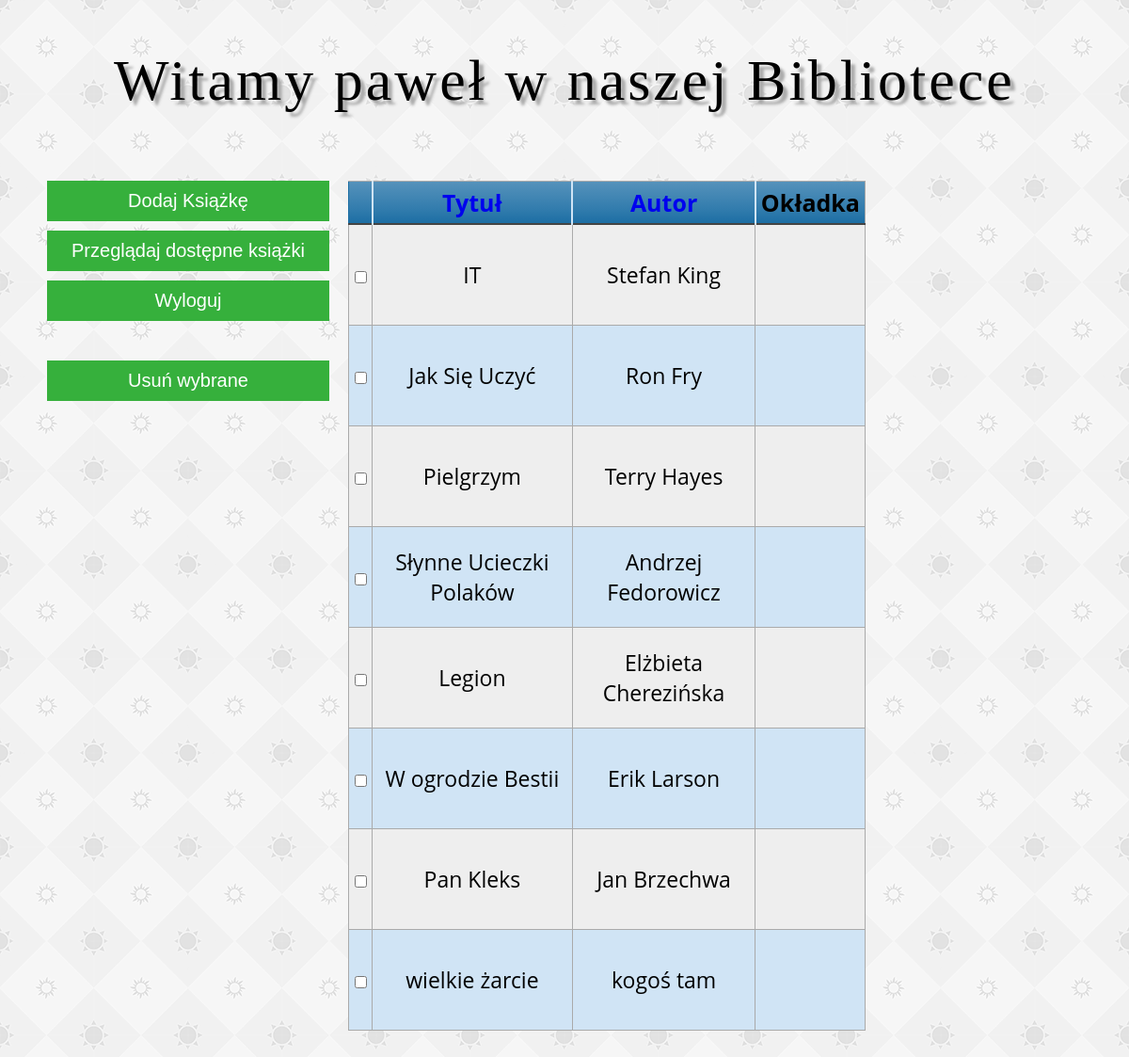
Screenshot of /biblioteka.php (signed in) with the database file from the repository.
### tables this page shows
CREATE TABLE `books` (
  `id` int(11) NOT NULL,
  `title` text NOT NULL,
  `author` text NOT NULL,
  `owner` int(11) NOT NULL,
  `label` tinytext NOT NULL
);

### biblioteka.php (the view, shortened to what this page needs)
<?php
    require_once "dbase.php";
?>
<!DOCTYPE HTML>
<html lang="pl">
<head>
    <link rel="stylesheet" href="main.css" type="text/css">
</head>
<body>
<div class="main">
    <div class="logo">
<?php
echo "Witamy ".$_SESSION['imie']." w naszej Bibliotece ";
echo "<br/><BR/>"
?>
    </div>
    <div id="menueB">
            <form action="addbooks.php">
                <input class="menue" type="submit" value="Dodaj Książkę">
            </form>
        <form action="browsebooks.php">
            <input class="menue" type="submit" value="Przeglądaj dostępne książki">
        </form>
            <form action="logout.php">
                <input class="menue" type="submit" value="Wyloguj">
            </form>
    </div>
    <div id="content">
        <form method="post" action="deleteselected.php">
            <table class="blueTable">
                <thead>
                <tr><th></th><th><a href="sorttitle.php">Tytuł</a></th> <th><a href="sortauthor.php">Autor</a></th><th>Okładka</th></tr>
                </thead>
                <tbody>
                <?php
                $owner =$_SESSION['id'];
                $MyBooksQuery = $db->query("SELECT * FROM books WHERE owner=$owner" );
                $books = $MyBooksQuery->fetchAll();
                foreach ($books as $book){
                    echo "<tr> <td><input type='checkbox' name='checkbox[]' value='{$book['id']}' ></td><td> {$book['title']} </td> <td>{$book['author']}</td><td style='text-align: center;height: 100px'><img src='{$book['label']}' alt='' height='100'></td></tr>";
                }
                ?>
                </tbody>
            </table>
            <input id="deleteselected" class="menue" type="submit" name="deleteSelected" value="Usuń wybrane">
        </form>
    </div>
</div>
</body>
</html>

### main.css (style rules this page uses)
body { background-image: url("img/sun-pattern.png"); margin: auto; padding: 50px; font-family: 'Open Sans', sans-serif; }
.main { margin: auto; text-align: center; }
.logo { font-size: 62px; letter-spacing: 3px; font-family: 'Charm', cursive; text-shadow: 5px 5px 3px #aaaaaa; }
input[type="submit"] { width: 300px; background-color: #36b03c; font-size: 20px; color: white; padding: 15px 10px; margin-top: 20px; border: none; }
#menueB { position: relative; float: left; width: 300px; text-align: left; }
input.menue { margin-bottom: 10px; margin-top: 0; padding: 10px; }
#content { float: left; width: 50%; margin-left: 20px; font-size: 25px; }
table { padding: 0px; float: right; }
table.blueTable { border: 1px solid #1C6EA4; background-color: #EEEEEE; width: 100%; text-align: left; border-collapse: collapse; }
table.blueTable td, table.blueTable th { border: 1px solid #AAAAAA; padding: 3px 2px; }
table.blueTable tbody td { font-size: 23px; text-align: center; }
table.blueTable tr:nth-child(even) { background: #D0E4F5; }
table.blueTable thead { background: #1C6EA4; background: -moz-linear-gradient(top, #5592bb 0%, #327cad 66%, #1C6EA4 100%); background: -webkit-linear-gradient(top, #5592bb 0%, #327cad 66%, #1C6EA4 100%); background: linear-gradient(to bottom, #5592bb 0%, #327cad 66%, #1C6EA4 100%); border-bottom: 2px solid #444444; }
table.blueTable thead th { font-size: 25px; font-weight: 700; text-align: center; padding: 5px; border-left: 2px solid #D0E4F5; }
table.blueTable thead th:first-child { border-left: none; }
table.blueTable a { text-decoration: none; display: block; }
#deleteselected { position: absolute; top: 383px; left: 50px; background-color: #36b03c; }

### rows the page displays
books: title "IT", author "Stefan King"
books: title "Jak Się Uczyć", author "Ron Fry"
books: title "Pielgrzym", author "Terry Hayes"
books: title "Słynne Ucieczki Polaków", author "Andrzej Fedorowicz"
books: title "Legion", author "Elżbieta Cherezińska"
books: title "W ogrodzie Bestii", author "Erik Larson"
books: title "Pan Kleks", author "Jan Brzechwa"
books: title "wielkie żarcie", author "kogoś tam"

### other values shown
$_SESSION['imie'] "paweł"
